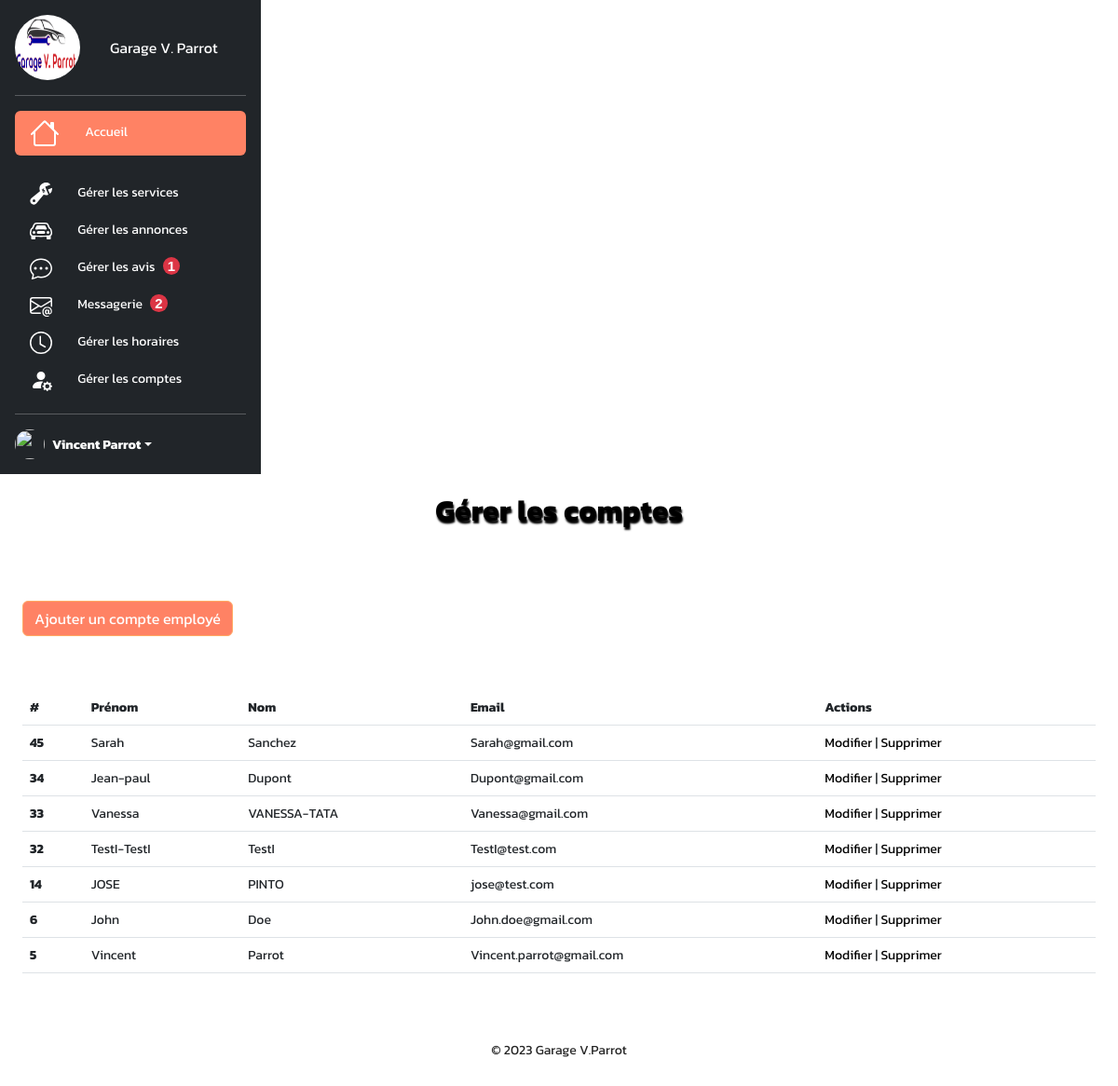
Page /admin/templates/users.php (signed in) on the committed database.
### tables this page shows
CREATE TABLE IF NOT EXISTS `users` (
  `id` int NOT NULL AUTO_INCREMENT,
  `password_hash` varchar(255) NOT NULL,
  `email` varchar(255) NOT NULL,
  `nom` varchar(255) NOT NULL,
  `prenom` varchar(255) NOT NULL,
  `last_connexion` datetime DEFAULT NULL,
  `role` enum('employe','administrateur') NOT NULL,
  PRIMARY KEY (`id`)
);

### lib/user_tools.php (called while the page is built, shortened)
<?php
function getUsers(PDO $pdo, int $limit = null)
{
    $sql = 'SELECT * FROM users ORDER BY id DESC';
    if ($limit) {
        $sql .= ' LIMIT :limit';
    }
    $query = $pdo->prepare($sql);
    if ($limit) {
        $query->bindParam(':limit', $limit, PDO::PARAM_INT);
    }
    $query->execute();
    return $query->fetchAll();
}

### admin/templates/users.php (the view, shortened to what this page needs)
<?php
require_once __DIR__ . "/../../lib/pdo.php";
require_once __DIR__ . "/../../lib/user_tools.php";
require_once __DIR__ . "/header.php";
if (isset($_GET['page'])) {
    $page = (int)$_GET['page'];
} else {
    $page = 1;
}
$users = getUsers($pdo, _ADMIN_ITEM_PER_PAGE_, $page);
?>
<h1 class="display-5 fw-bold text-body-emphasis">Gérer les comptes</h1>
<div class="d-flex gap-2 justify-content-left py-5">
    <a class="btn btn-primary d-inline-flex align-items-left" href="user.php">Ajouter un compte employé</a>
</div>
<table class="table">
    <thead>
        <tr>
            <th scope="col">#</th>
            <th scope="col">Prénom</th>
            <th scope="col">Nom</th>
            <th scope="col">Email</th>
            <th scope="col">Actions</th>
        </tr>
    </thead>
    <tbody>
        <?php foreach ($users as $user) { ?>
            <tr>
                <th scope="row"><?= $user["id"]; ?></th>
                <td><?= $user["prenom"]; ?></td>
                <td><?= $user["nom"]; ?></td>
                <td><?= $user["email"]; ?></td>
                <td>
                    <a href="user.php?id=<?= $user['id'] ?>">Modifier</a>
                    | <a href="user_delete.php?id=<?= $user['id'] ?>" onclick="return confirm('Êtes-vous sûr de vouloir supprimer ce compte ?')">Supprimer</a>
                </td>
            </tr>
        <?php } ?>
    </tbody>
</table>
<nav aria-label="Page navigation example">
</nav>
<?php
require_once __DIR__ . ('/footer.php');
?>

### assets/css/Eval-garage.css (style rules this page uses)
* { margin: 0; padding: 0; box-sizing: border-box; scroll-padding-top: 2rem; scroll-behavior: smooth; }
:root { --main-color: #fe5b3d; --second-color: #ffac38; --text-color: #252525ff; --gradient: linear-gradient(#fe5b3d, #ffac38); --primary: #ff8264; --secondary: #ffaa64; --success: #28a745; --danger: #dc3545; --warning: #fd7e14; --info: #04156c; --light: #f8f9fa; --dark: #343a40; --bs-nav-link-color: var(--primary); --bs-link-color: var(--primary); --bs-link-hover-color: var(--secondary); }
.btn-primary { --bs-btn-color: #fff; --bs-btn-bg: var(--primary); --bs-btn-border-color: var(--secondary); --bs-btn-hover-color: #fff; --bs-btn-hover-bg: #ffc697; --bs-btn-hover-border-color: var(--secondary); --bs-btn-focus-shadow-rgb: 49,132,253; --bs-btn-active-color: #fff; --bs-btn-active-bg: #ff8e31; --bs-btn-active-border-color: var(--secondary); --bs-btn-active-shadow: inset 0 3px 5px rgba(0, 0, 0, 0.125); --bs-btn-disabled-color: #fff; --bs-btn-disabled-bg: #4f4f4f; --bs-btn-disabled-border-color: #343434; }
h1 { color: var(--primary); }
body { font-family: 'Kanit', sans-serif; padding: 0; margin: 0; overflow-x: hidden; color: var(--text-color); }
a { text-decoration: none; color: black }
h1 { font-family: 'Kanit', sans-serif; text-align: center; color: var(--text-color); margin-top: 40px; text-shadow: 1px 3px 2px black; }
.container h1 { color: blue; font-family: 'Kanit', sans-serif; font-size: 2rem; text-align: center; margin: 20px 0; }
body { font-size: 14px; }
.btn { margin: 10px 0; }

### rows in the picture
users: id "45", prenom "Sarah", nom "Sanchez", email "Sarah@gmail.com"
users: id "34", prenom "Jean-paul", nom "Dupont", email "Dupont@gmail.com"
users: id "33", prenom "Vanessa", nom "VANESSA-TATA", email "Vanessa@gmail.com"
users: id "32", prenom "TestI-TestI", nom "TestI", email "TestI@test.com"
users: id "14", prenom "JOSE", nom "PINTO", email "jose@test.com"
users: id "6", prenom "John", nom "Doe", email "John.doe@gmail.com"
users: id "5", prenom "Vincent", nom "Parrot", email "Vincent.parrot@gmail.com"

### other values in the picture
$unverifiedCount "1"
$unreadCount "2"
$_SESSION["user"]["prenom"] "Vincent"
$_SESSION["user"]["nom"] "Parrot"
